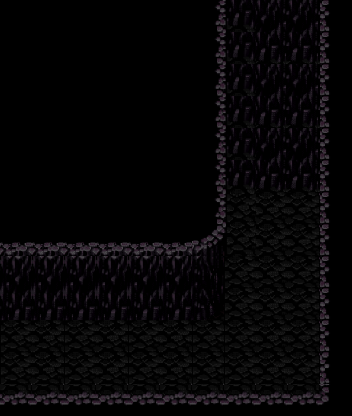

Rendered tile map (Tiled .tmx) drawn with the repository's tilesets; below, a short description and the full map source, tile grids included:
An orthogonal 11x13 tile map with 32x32 px tiles, 3 tile layers (layer0, layer1, layer2).

<map version="1.10" tiledversion="1.10.0" orientation="orthogonal" renderorder="right-down" width="11" height="13" tilewidth="32" tileheight="32" infinite="0" nextlayerid="4" nextobjectid="1">
 <tileset firstgid="1" source="res/add_more.tsx" />
 <layer id="3" name="layer0" width="11" height="13" locked="1">
  <data encoding="csv">
0,0,0,0,0,0,0,0,0,0,0,
0,0,0,0,0,0,0,0,0,0,0,
0,0,0,0,0,0,0,0,0,0,0,
0,0,0,0,0,0,0,0,0,0,0,
0,0,0,0,0,0,0,0,0,0,0,
0,0,0,0,0,0,0,0,0,0,0,
0,0,0,0,0,0,0,312,312,312,0,
0,0,0,0,0,0,0,312,312,312,0,
0,0,0,0,0,0,0,312,312,312,0,
0,0,0,0,0,0,0,312,312,312,0,
0,312,312,312,312,312,312,312,312,312,0,
0,312,312,312,312,312,312,312,312,312,0,
0,0,0,0,0,0,0,0,0,0,0
</data>
 </layer>
 <layer id="1" name="layer1" width="11" height="13" locked="1">
  <data encoding="csv">
28,28,28,28,28,28,28,306,285,285,28,
28,28,28,28,28,28,28,306,301,301,28,
28,28,28,28,28,28,28,306,285,285,28,
28,28,28,28,28,28,28,306,301,301,28,
28,28,28,28,28,28,28,306,285,285,28,
28,28,28,28,28,28,28,306,301,301,28,
28,28,28,28,28,28,28,322,299,300,28,
28,28,28,28,28,28,28,338,299,300,28,
310,310,310,310,310,310,309,298,299,300,28,
326,326,326,326,326,326,325,298,299,300,28,
298,299,298,299,298,299,298,298,299,300,28,
298,299,298,299,298,299,298,298,299,300,28,
28,28,28,28,28,28,28,28,28,28,28
</data>
 </layer>
 <layer id="2" name="layer2" width="11" height="13" locked="1">
  <data encoding="csv">
0,0,0,0,0,0,305,0,0,0,308,
0,0,0,0,0,0,305,0,0,0,308,
0,0,0,0,0,0,305,0,0,0,308,
0,0,0,0,0,0,305,0,0,0,308,
0,0,0,0,0,0,305,0,0,0,308,
0,0,0,0,0,0,305,0,0,0,308,
0,0,0,0,0,0,321,0,0,0,308,
270,270,270,270,270,270,337,0,0,0,308,
0,0,0,0,0,0,0,0,0,0,308,
0,0,0,0,0,0,0,0,0,0,308,
0,0,0,0,0,0,0,0,0,0,308,
0,0,0,0,0,0,0,0,0,0,324,
339,339,339,339,339,339,339,339,339,339,340
</data>
 </layer>
</map>
